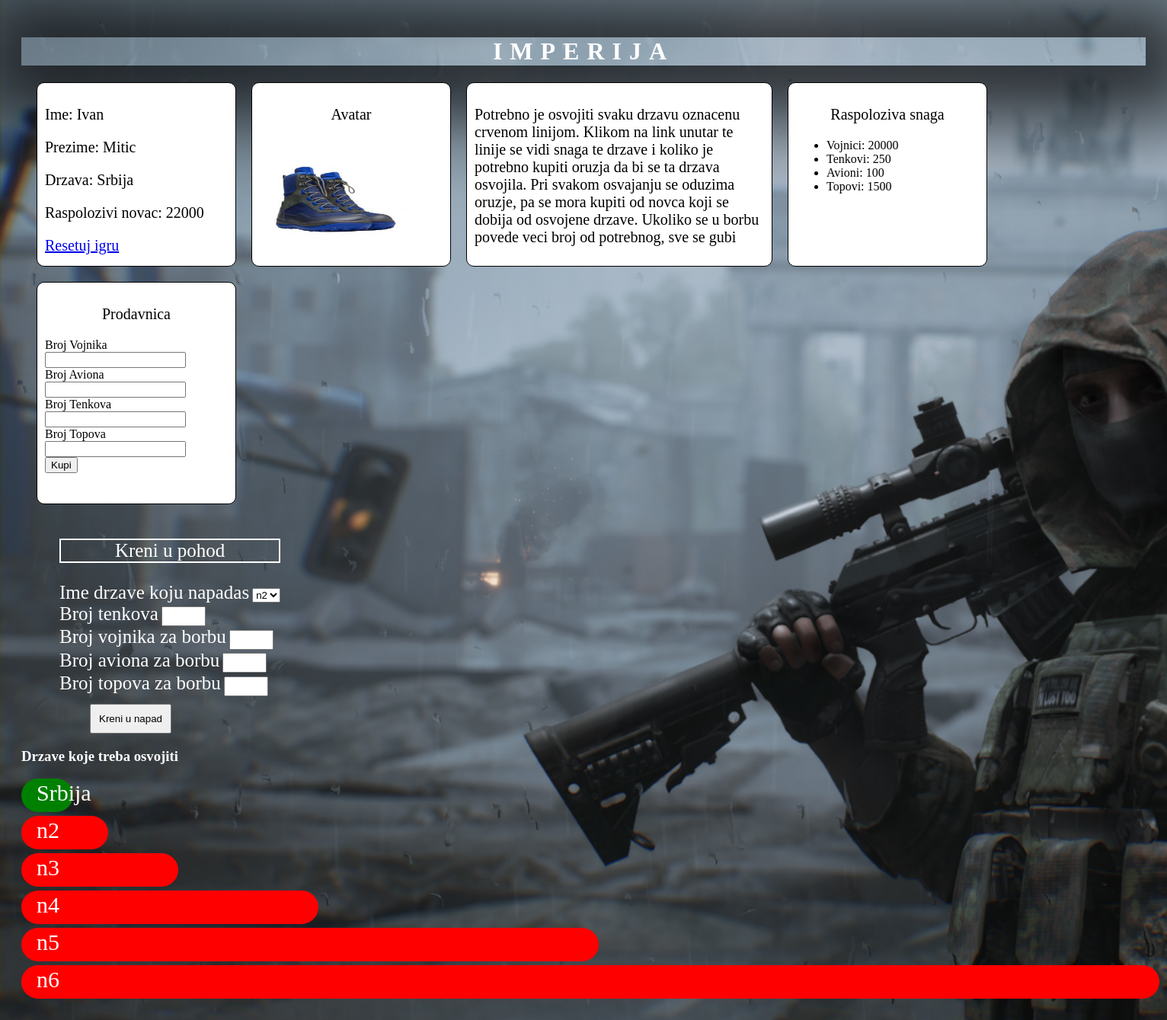
Screenshot of /Podaci.php with the database file from the repository.
### tables this page shows
CREATE TABLE `drzave` (
  `id_drzave` int(11) NOT NULL AUTO_INCREMENT,
  `name` varchar(256) DEFAULT NULL,
  `broj_vojnika` int(11) DEFAULT NULL,
  `style_id` int(11) DEFAULT NULL,
  `budzet` int(11) DEFAULT NULL,
  `broj_tenkova` int(11) DEFAULT NULL,
  `broj_aviona` int(11) DEFAULT NULL,
  `broj_topova` int(11) DEFAULT NULL,
  `koficijent_drzave` int(11) DEFAULT NULL,
  PRIMARY KEY (`id_drzave`),
  KEY `style_id` (`style_id`)
);

### Database.php (called while the page is built, shortened)
<?php
    class Database {
        private $conn;
        public function __construct(){
            $this->conn = new pdo(DRIVER,USER,PASS);
            $this->conn->setAttribute(PDO::ATTR_EMULATE_PREPARES, 0);
        }
        public function prikaziAvatar(){
            $stm = $this->conn->prepare("SELECT photo, ime, prezime FROM igrac where id=(SELECT max(id) from igrac)");
            $stm->execute();
            $res =  $stm->fetch(PDO::FETCH_ASSOC);
            return $res;
        }
    }

### Drzava.php (the view, shortened to what this page needs)
<?php
    class Drzava {
            public function Drzave($conn){
                $stm = $conn->prepare('select * from drzave join style on style.id = drzave.style_id');
                $stm->execute();
                  echo "<div class='clearfix'>";
                  echo "<h3>Drzave koje treba osvojiti</h3>";
                  while($result = $stm->fetch(PDO::FETCH_OBJ)){
                      $width = ($result->koficijent_drzave/1000);
                      echo "<div class='bar' style=\"width:{$width}px; height:{$result->height}px; background-color:$result->color;\" >
                      <a style='font-size: 30px;' href=infoDrzave?id=$result->id_drzave class='link'>$result->name</a>
                      </div>";
                  };
                  echo "</div>";
            }
            public function mojaSnaga($conn){
                $stm = $conn->prepare('select * from drzave where id_drzave = 1');
                $stm->execute();
                $res =  $stm->fetch(PDO::FETCH_OBJ);
                return $res;
            }
           public function SveDrzave($conn){
            $stm = $conn->prepare('select name from drzave');
            $stm->execute();
            while($res =  $stm->fetch(PDO::FETCH_ASSOC)){;
                if($res['name'] == 'Srbija'){
                    continue;
           }
                echo  "<option value=". $res['name'].">".$res['name']  ."</option>";
           }
}
}

### bodyUp.php (shortened to what this page needs)
<!DOCTYPE html>
<html lang="en">
<head>
    <link rel="stylesheet" href="<?php echo $href; ?>">
</head>
<body>

### Podaci.php (shortened to what this page needs)
<?php
require_once 'database.php';
require 'Drzava.php';
$database = new Database;
$conn = $database->Conn();
$drzava = new Drzava;
$mojaSnaga = $drzava->mojaSnaga($conn);
$drzava->azurirajKoeficijent($conn);
$drzava->unesiKoeficijent($conn);
$database->unesiSliku();
$href = "style.css";
require 'bodyUp.php';
?>
    <h1 class='title'>Imperija</h1>
    <div id="wrapper">
        <div class="igrac">
         <p>Ime: <?php echo  $database->prikaziAvatar()['ime'] ?? ''; ?></p>
         <p>Prezime: <?php echo $database->prikaziAvatar()['prezime'] ?? ''; ?></p>
          <p>Drzava: <?php echo $mojaSnaga->name ?? ''; ?></p>
         <p>Raspolozivi novac: <?php echo $mojaSnaga->budzet ?? ''; ?></p>
         <p><a href="reset.php">Resetuj igru</a></p>
         </div>
    <div class="igrac">
        <p class="center">Avatar</p>
        <?php
        echo "<img src='upload/".$database->prikaziAvatar()['photo']."' height = '150px' width = '200px' alt='Avatar'>" ;
        ?>
    </div>
    <div class="igrac pravila">
      <p>Potrebno je osvojiti svaku drzavu oznacenu crvenom linijom. Klikom na link unutar te linije se vidi snaga te drzave
       i koliko je potrebno kupiti oruzja da bi se ta drzava osvojila. Pri svakom osvajanju se oduzima oruzje, pa se mora kupiti
       od novca koji se dobija od osvojene drzave. Ukoliko se u borbu povede veci broj od potrebnog, sve se gubi</p>
    </div>
    <div class="igrac">
    <p class="center">Raspoloziva snaga</p>
    <ul>
    <li>Vojnici: <?php  echo $mojaSnaga->broj_vojnika ?? '' ?></li>
    <li>Tenkovi: <?php  echo $mojaSnaga->broj_tenkova ?? ''?></li>
    <li>Avioni: <?php  echo $mojaSnaga->broj_aviona ?? ''?></li>
    <li>Topovi: <?php  echo $mojaSnaga->broj_topova ?? '' ?></li>
    </ul>
    </div>
    <div class="igrac vece">
        <p class="center">Prodavnica</p>
        <form action="Prodavnica.php" method="post">
        <label for="kolikoVojnika">Broj Vojnika</label>
        <input type="text"  name='kolikoVojnika' id='kolikoVojnika'><br>
        <label for="kolikoAviona">Broj Aviona</label>
        <input type="text"  name='kolikoAviona' id='kolikoAviona'><br>
        <label for="kolikoTenkova">Broj Tenkova</label>
        <input type="text" name='kolikoTenkova' id='kolikoTenkova'><br>
        <label for="kolikoTopova">Broj Topova</label>
        <input type="text" name='kolikoTopova' id='kolikoTopova'><br>
        <input type="submit" name="kupi" value="Kupi">
        </form>
    </div>
    <div  class="borba clearfix">
        <p class="center color">Kreni u pohod</p>
        <form action="Borba.php" method='post'>
        <label for="objava">Ime drzave koju napadas</label>
        <select name="objava" id="objava">
        <?php
            $drzava->SveDrzave($conn);
        ?>
        </select><br>
        <label for="brojTenkova">Broj tenkova</label>
        <input type="text" name='brojTenkova' id='brojTenkova'><br>
        <label for="brojVojnika">Broj vojnika za borbu</label>
        <input type="text" name='brojVojnika' id='brojVojnika'><br>
        <label for="brojAviona">Broj aviona za borbu</label>
        <input type="text" name='brojAviona' id='brojAviona'><br>
        <label for="brojTopova">Broj topova za borbu</label>
        <input type="text" name='brojTopova' id='brojTopova'><br>
        <input type="submit" name="borba" value="Kreni u napad">
        </form>
    </div>
    <?php $drzava->Drzave($conn);?>
    </div>
</body>
</html>

### style.css (style rules this page uses)
.link { color: #fff; text-decoration: none; font-size: 12px; }
body { background-image: url(images/war.jpg); background-repeat: no-repeat; background-size: cover; padding: 20px; }
p { font-size: 20px; }
.igrac { width: 240px; height: 220px; border: 1px solid black; padding: 10px; float: left; margin-left: 20px; margin-bottom: 20px; background-color: #fff; border-radius: 10px; }
.center { text-align: center; }
h1 { text-align: center; }
.clearfix { content: ""; clear: both; display: table; }
.pravila { width: 380px; }
h3 { color: #fff; }
.borba label { color: #fff; font-size: 25px; }
.color { color: #fff; font-size: 25px; border: 2px solid #fff; }
.borba input:not(:last-of-type) { width: 50px; height: 20px; }
option { font-size: 25px; }
.vece { height: 270px; }
.borba { margin-left: 50px; }
.title { letter-spacing: 10px; text-transform: uppercase; box-shadow: 10px 10px 103px 65px rgba(0, 0, 0, 0.75); color: #fff; }
.borba input[type=submit] { margin-top: 10px; margin-left: 40px; padding: 10px; }
.bar { margin-bottom: 5px; padding: 2px; padding-left: 20px; color: #fff; border-radius: 50px; }

### rows the page displays
drzave: name "Srbija", budzet "22000", broj_vojnika "20000", broj_tenkova "250", broj_aviona "100", broj_topova "1500", $width 46 (drawn)
drzave: $width 92 (drawn), name "n2"
drzave: $width 184 (drawn), name "n3"
drzave: $width 368 (drawn), name "n4"
drzave: $width 736 (drawn), name "n5"
drzave: $width 1472 (drawn), name "n6"

### other values shown
$database->prikaziAvatar()['ime'] "Ivan"
$database->prikaziAvatar()['prezime'] "Mitic"
form field objava "n2"
